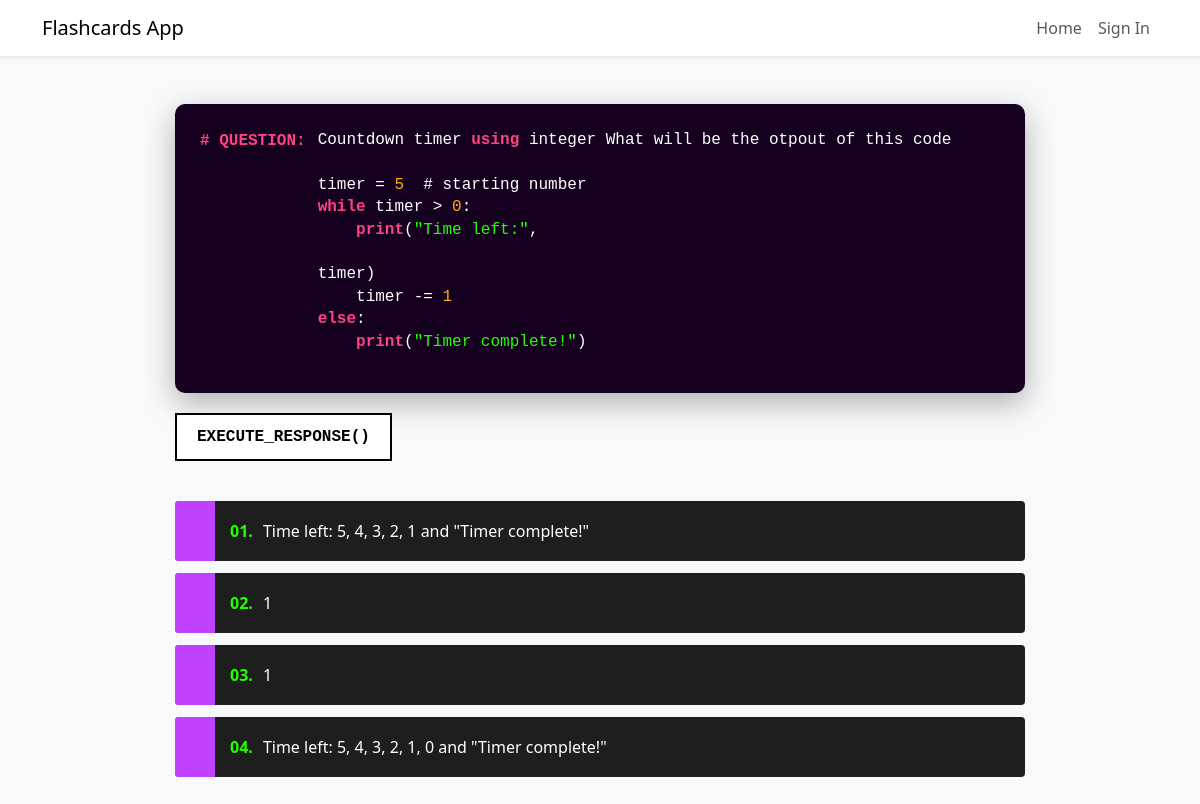
Screenshot of /exercises_int/ with the database file from the repository.
### game/models.py (models this page shows, shortened)
class Project(models.Model):
    CATEGORY_CHOICES = [
        ('Flashcard', 'Flashcard'),
        ('JavaScript', 'JavaScript'),
        ('JavaScriptL_2', 'JavaScript_2'),
        ('Python', 'Python'),
        ('PythonL_2', 'PythonL_2'),
        ('SQL', 'SQL'),
        ('SQL_level_2', 'SQL_level_2'),
        ('Git', 'Git'),
        ('Git_level_2', 'Git_level_2'),
        ('Randon', 'Randon'),
        ('Exercises_Int', 'Exercises_Int'), # Nueva categoría añadida
    ]
    user = models.ForeignKey(User, on_delete=models.CASCADE)  # Relación con el modelo User
    question = models.TextField(null=False)
    choice_1 = models.TextField(blank=True, null=True)
    choice_2 = models.TextField(blank=True, null=True)
    choice_3 = models.TextField(blank=True, null=True)
    choice_4 = models.TextField(blank=True, null=True)
    correct_answer = models.TextField()
    category = models.CharField(
        max_length=50,
        choices=CATEGORY_CHOICES,
        default='JavaScript',
        help_text="Select the category for this question."
    )

### game/views.py (the view, shortened to what this page needs)
# urls.py: path('exercises_int/', views.exercises_int_questions, name='exercises_int_questions'),
def exercises_int_questions(request):
    int_projects = Project.objects.filter(category='Exercises_Int').order_by('id')
    current_question_index = int(request.POST.get('current_question_index', 0))
    selected_answer = request.POST.get(f'answer_{request.POST.get("question_id")}', None)
    is_correct = None
    error_message = None
    if 'int_score' not in request.session:
        request.session['int_score'] = 0
    if 'int_incorrect_answers' not in request.session:
        request.session['int_incorrect_answers'] = []
    total_selected_answers = request.session.get('total_selected_int_answers', 0)
    if current_question_index >= len(int_projects):
        return render(request, 'result.html', {
            'score': request.session.get('int_score', 0),
            'incorrect_answers': request.session.get('int_incorrect_answers', []),
            'total_selected_questions': total_selected_answers
        })
    if int_projects.exists():
        current_project = int_projects[current_question_index]
    else:
        return render(request, 'flow_control/int.html', {'error_message': 'No questions found in this category.'})
    remaining_questions = len(int_projects) - current_question_index - 1
    level = "Intermediate Exercises"
    return render(request, 'flow_control/int.html', {
        'project': current_project,
        'selected_answer': selected_answer,
        'is_correct': is_correct,
        'current_question_index': current_question_index,
        'error_message': error_message,
        'total_selected_questions': total_selected_answers,
        'level': level,
        'remaining_questions': remaining_questions
    })

### game/templatetags/syntax_highlight.py (called while the page is built)
@register.filter(name='py_highlight')
def py_highlight(text):
    if not text:
        return ""
    text = text.replace('<', '&lt;').replace('>', '&gt;')
    rules = [
        (r'("(.*?)")', 's1'), # Strings en verde
        (r'\b(if|else|while|for|return|using|namespace|include|int|float|std|cout|cin|print)\b', 's3'), # Keywords rosa
        (r'\b(\d+)\b', 's4'), # Números naranja
        (r'(#.*?$|//.*?$)', 's1'), # Comentarios verde
    ]
    highlighted = text
    for pattern, css_class in rules:
        highlighted = re.sub(pattern, rf'<span class="{css_class}">\1</span>', highlighted)
    return mark_safe(highlighted)

### game/templates/flow_control/int.html (shortened to what this page needs)
{% extends "base.html" %}
{% load static %}
{% load syntax_highlight %}
{% block content %}
<div class="quiz-container">
    <div class="terminal-window">
        <div class="terminal-body">
            <div class="question-row">
                <span class="s3"># QUESTION:</span>
                <span class="s5">{{ project.question|py_highlight }}</span>
            </div>
        </div>
    </div>
    <form method="POST">
        <div class="action-area">
            <button type="submit" class="btn-execute">EXECUTE_RESPONSE()</button>
        </div>
        <div class="options-wrapper">
            {% for i in "1234" %}
            <div class="option-row">
                <label class="option-label" for="choice{{ i }}">
                    <span class="option-bar"></span>
                    <span class="option-num">0{{ i }}.</span>
                    <span class="option-text">
                        {% if i == "1" %}{{ project.choice_1 }}
                        {% elif i == "2" %}{{ project.choice_2 }}
                        {% elif i == "3" %}{{ project.choice_3 }}
                        {% else %}{{ project.choice_4 }}{% endif %}
                    </span>
                </label>
            </div>
            {% endfor %}
        </div>
    </form>
</div>
{% endblock %}

### game/templates/flow_control/int.html (style rules this page uses)
body { background-color: #f8f9fa; }
.quiz-container { max-width: 850px; margin: 40px auto; font-family: 'Segoe UI', sans-serif; }
.terminal-window { background: #15001f; border-radius: 10px; overflow: hidden; box-shadow: 0 10px 30px rgba(0,0,0,0.3); }
.terminal-body { padding: 25px; color: white; font-family: 'Consolas', monospace; }
.question-row { display: flex; gap: 12px; align-items: flex-start; margin-bottom: 15px; }
.s3 { color: #ff4284; font-weight: bold; white-space: nowrap; }
.s5 { color: #ffffff; line-height: 1.4; white-space: pre-wrap; }
.s1 { color: #22ff00; }
.s4 { color: #ffae00; }
.options-wrapper { display: flex; flex-direction: column; gap: 12px; margin-top: 20px; }
.option-label { display: flex; align-items: center; background: #1e1e1e; color: white; height: 60px; cursor: pointer; border-radius: 4px; overflow: hidden; }
.option-bar { width: 40px; height: 100%; background: #c042ff; margin-right: 15px; }
.option-num { color: #22ff00; font-weight: bold; margin-right: 10px; }
.btn-execute { background: white; border: 2px solid black; padding: 10px 20px; font-family: monospace; font-weight: bold; cursor: pointer; margin: 20px 0; }

### rows the page displays
Project: question|py_highlight "Countdown timer using integer What will be the otpout of this code timer = 5 # starting number while timer > 0 : print ( \"Time left:\" , timer) timer -= 1 else : print ( \"Timer complete!\" )", choice_1 "Time left: 5, 4, 3, 2, 1 and \"Timer complete!\"", choice_2 "1", choice_3 "1", choice_4 "Time left: 5, 4, 3, 2, 1, 0 and \"Timer complete!\""

### other values shown
{{ i }} "1" "2" "3" "4"
